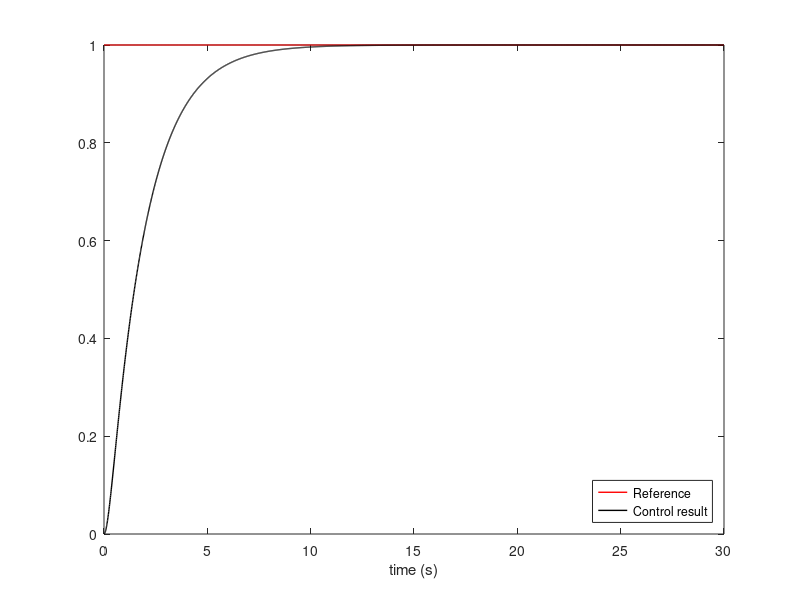

This figure's MATLAB source:
close all;
clear;

% System function
G = tf(5,[1, 5, 0]);
% PID controller
G_c = tf([0, 0.5, 0.0], [1, 0]);

sys1 = series(G, G_c);
% Closed-loop system
sys2 = feedback(sys1, 1)

t = 0:0.01:30;
[y, t] = step(sys2, t);

plot(t, ones(size(t)), 'Color', 'r', 'LineWidth', 1)
hold on;
plot(t, y, 'Color', 'k', 'LineWidth', 1)
xlabel('time (s)')
legend('Reference', 'Control result', 'Location', 'southeast')
